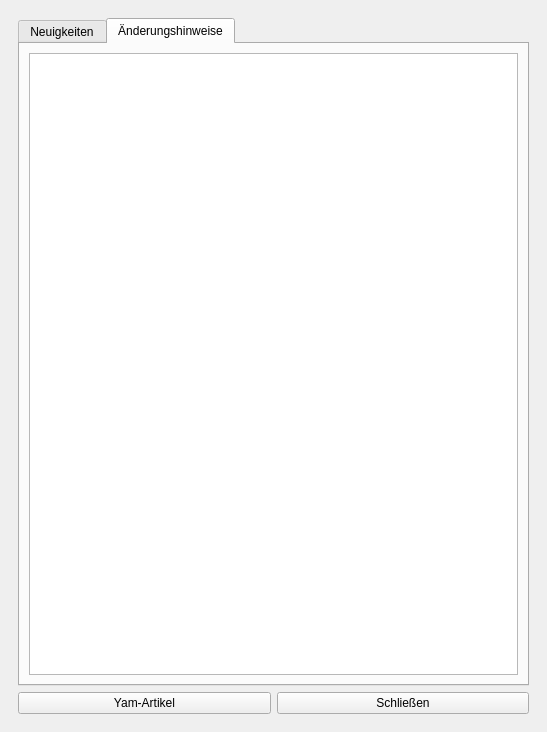
<?xml version="1.0" encoding="UTF-8"?>
<ui version="4.0">
 <class>QGIS_Informationen</class>
 <widget class="QMainWindow" name="QGIS_Informationen">
  <property name="geometry">
   <rect>
    <x>0</x>
    <y>0</y>
    <width>547</width>
    <height>732</height>
   </rect>
  </property>
  <property name="windowTitle">
   <string>Information</string>
  </property>
  <widget class="QWidget" name="centralwidget">
   <property name="sizePolicy">
    <sizepolicy hsizetype="Expanding" vsizetype="Expanding">
     <horstretch>0</horstretch>
     <verstretch>0</verstretch>
    </sizepolicy>
   </property>
   <property name="autoFillBackground">
    <bool>false</bool>
   </property>
   <layout class="QGridLayout" name="gridLayout">
    <item row="0" column="0">
     <widget class="QWidget" name="widget" native="true">
      <layout class="QGridLayout" name="gridLayout_4">
       <item row="0" column="0" colspan="2">
        <widget class="QTabWidget" name="tabWidget">
         <property name="currentIndex">
          <number>1</number>
         </property>
         <widget class="QWidget" name="tab">
          <attribute name="title">
           <string>Neuigkeiten</string>
          </attribute>
          <layout class="QGridLayout" name="gridLayout_2">
           <item row="0" column="0">
            <widget class="QTextEdit" name="TextEdit_View_News">
             <property name="sizePolicy">
              <sizepolicy hsizetype="Ignored" vsizetype="Expanding">
               <horstretch>0</horstretch>
               <verstretch>0</verstretch>
              </sizepolicy>
             </property>
             <property name="readOnly">
              <bool>true</bool>
             </property>
            </widget>
           </item>
          </layout>
         </widget>
         <widget class="QWidget" name="tab_2">
          <attribute name="title">
           <string>Änderungshinweise</string>
          </attribute>
          <layout class="QGridLayout" name="gridLayout_3">
           <item row="0" column="0">
            <widget class="QTextEdit" name="TextEdit_View_Changelogs">
             <property name="readOnly">
              <bool>true</bool>
             </property>
            </widget>
           </item>
          </layout>
         </widget>
        </widget>
       </item>
       <item row="1" column="0">
        <widget class="QPushButton" name="But_Yam">
         <property name="text">
          <string>Yam-Artikel</string>
         </property>
        </widget>
       </item>
       <item row="1" column="1">
        <widget class="QPushButton" name="But_Close">
         <property name="text">
          <string>Schließen</string>
         </property>
        </widget>
       </item>
      </layout>
     </widget>
    </item>
   </layout>
  </widget>
 </widget>
 <resources/>
 <connections/>
</ui>
